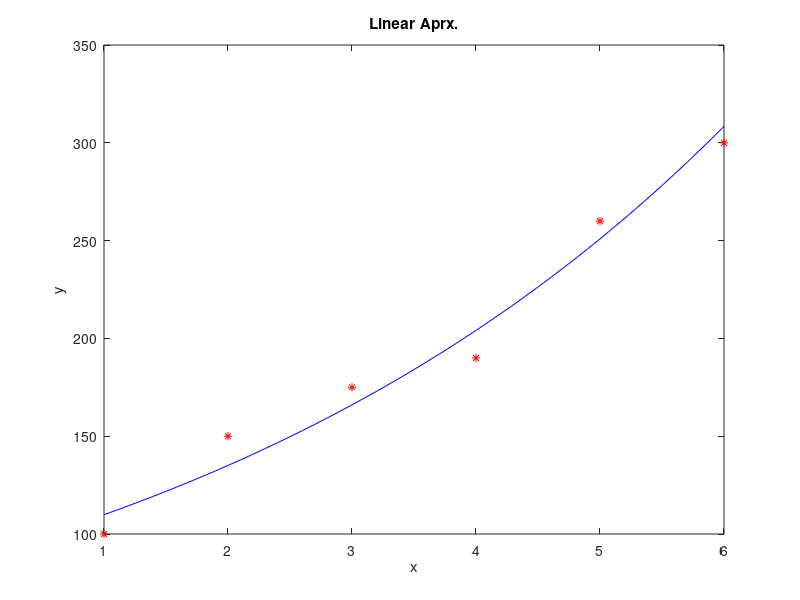

Source code (MATLAB):
%090200358
%Final_Q2
clear;
close all;
clc;

x = 1:6;
y = [100 150 175 190 260 300];
n = length(x);

x2 = x;
y2 = log(y);

Sx = sum(x2);
Sy = sum(y2);
Sxx = sum(x.^2);
Syy = sum(y.^2);
Sxy = sum(x2.*y2);

m = (n*Sxy - Sy*Sx) / (n*Sxx - Sx*Sx);
b = (Sxx*Sy - Sxy*Sx) / (n*Sxx - Sx*Sx);

bFunc = exp(m);
aFunc = exp(b);
fprintf('Fitted function= y= %.2f * %.2f^x\n',aFunc,bFunc);
yi = aFunc*bFunc^4.5;
fprintf('Function value at x= 4.5 is %f\n',yi);

t = 1:0.1:6;
result = aFunc*bFunc.^t;
plot(x,y,'r*',t,result,'b');
title('Linear Aprx.')
xlabel('x');
ylabel('y');
